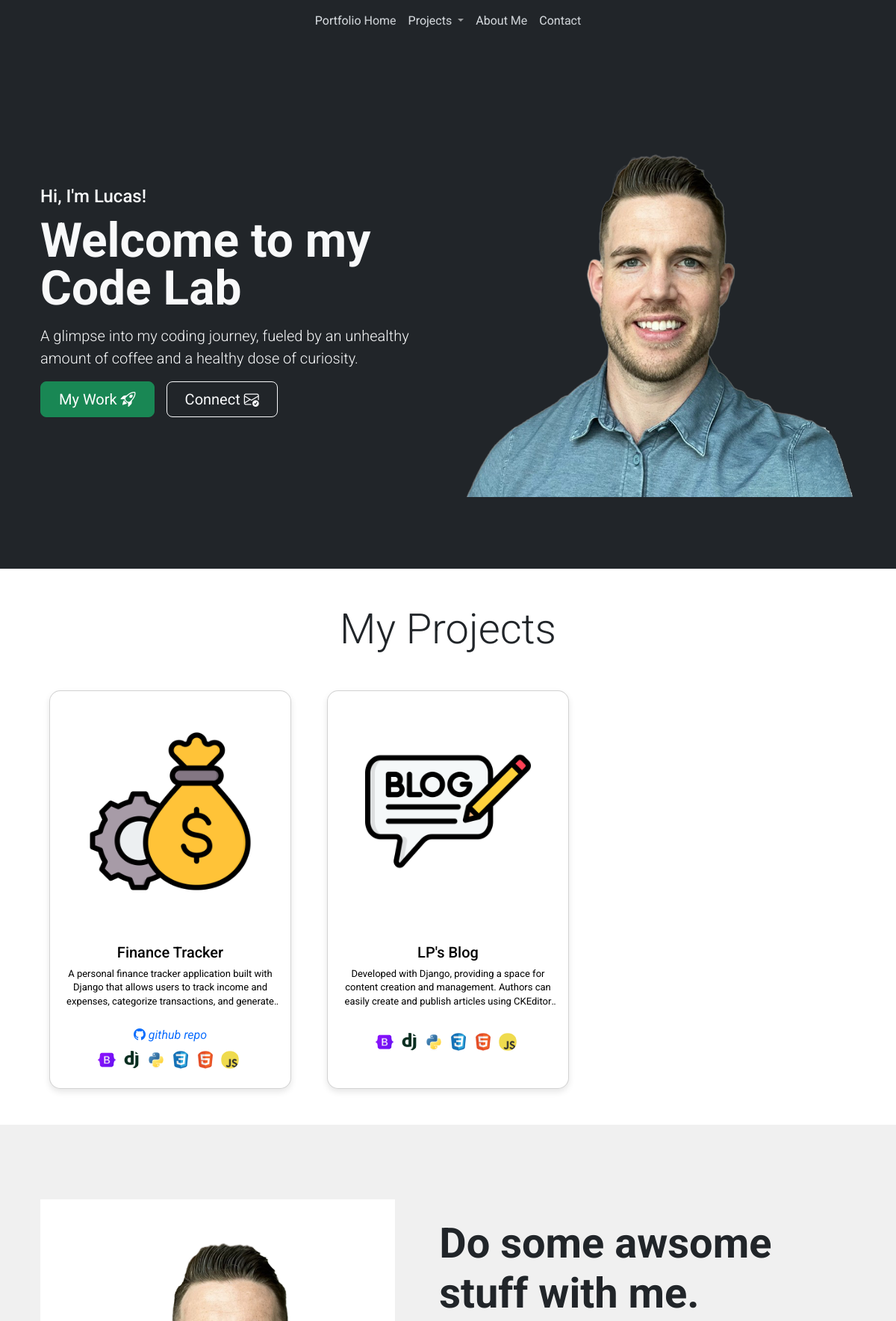
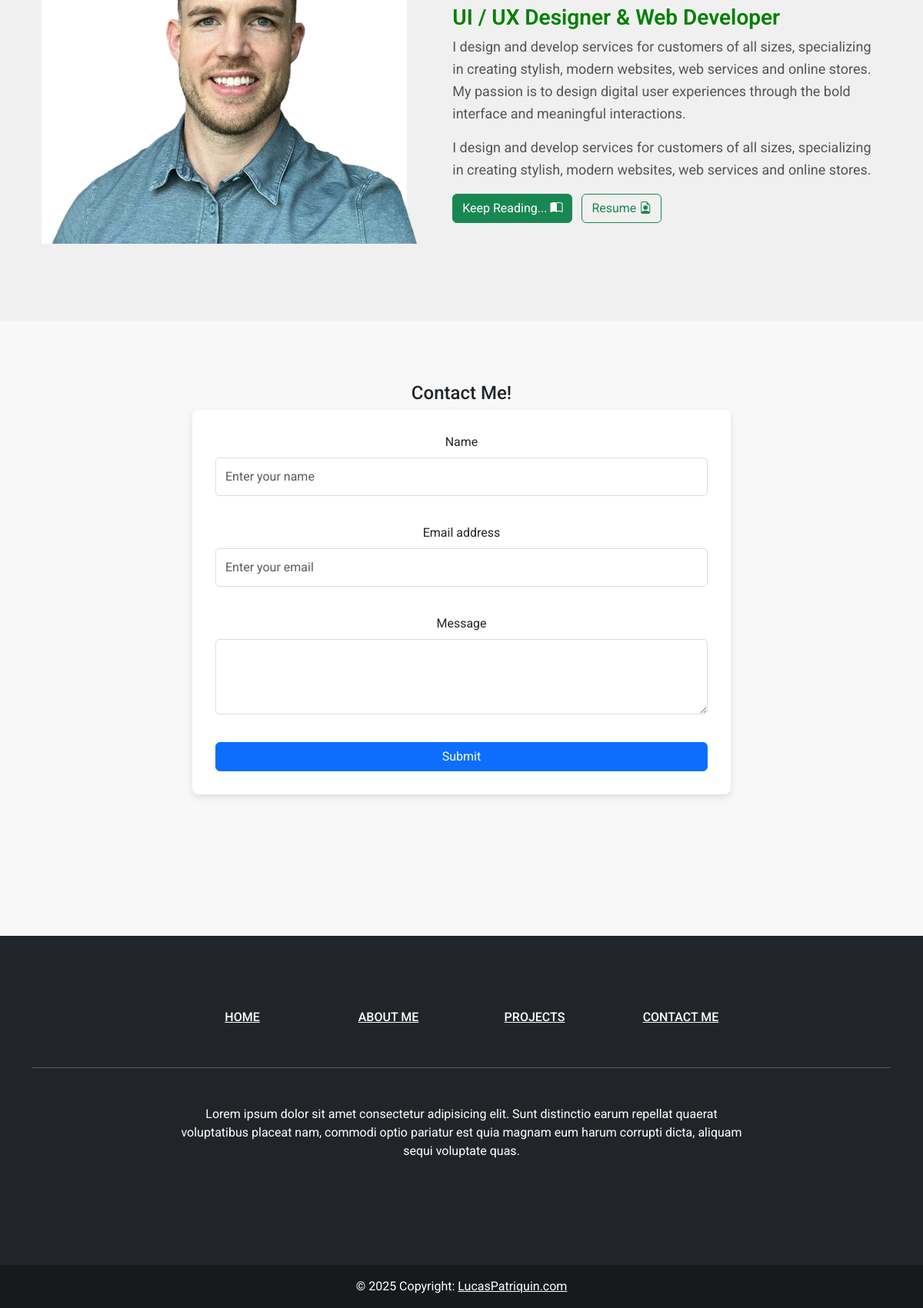
The page / on the database its author committed (2 pictures, top to bottom).
### portfolio/models.py (models this page shows, shortened)
class Project(models.Model):
    title = models.CharField(max_length=200)
    description = models.TextField()
    image = models.ImageField(upload_to='project_images/', blank=True, null=True)
    github = models.URLField(blank=True, null=True)
    technologies = models.ManyToManyField(Technology, blank=True, help_text="Technology used in this project")
    TYPES = (
        ('FINANCE', 'Fiinance Tracker'),
        ('BLOG', 'Personal Blog'),
        ('WORKER_MANAGEMENT', 'Contract Worker Management'),
        ('PORTFOLIO_SITE', 'Portfolio Site'),
        ('OTHER', 'Other')
        )
    type = models.CharField(max_length=50,
                  choices=TYPES,
                  default="OTHER")

class Technology(models.Model):
    name = models.CharField(max_length=100, unique=True, help_text="Name of the technology (e.g., Python, Django)")
    icon = models.ImageField(upload_to='technology_icons/', blank=True, null=True)
    class Meta:
        verbose_name_plural = "Technologies"

### portfolio/views.py (the view)
# urls.py: path('', views.finance_tracker_home, name='home'),
def home(request):
    projects = Project.objects.all() # Get all prpjects from database
    return render(request, 'portfolio/index.html', {'projects': projects}) # Renders the index.html template and pass the projects to the template

### portfolio/templates/portfolio/index.html (shortened to what this page needs)
{% extends 'portfolio/base.html' %}
{% load static %}
{% block content %}
<header>
    {% include 'portfolio/components/hero_banner.html' %}
</header>
<section id="projects-section">
    {% include 'portfolio/components/project_card.html' %}
</section>
<section id="about-me" class="about-banner">
    {% include 'portfolio/components/about.html' %}
</section>
<section id="contact-me" class="contact-banner">
    {% include 'portfolio/components/contact_form.html' %}
</section>
{% endblock %}

### portfolio/templates/portfolio/components/project_card.html (shortened to what this page needs)
<div class="container mb-5">
        <h1 class="display-4 text-center m-5">My Projects</h1>
        <div class="row row-cols-sm-1 row-cols-md-2 row-cols-lg-3 g-5 mb-4 mx-auto">  {% if projects %}
            {% for project in projects %}
                <div class="col text-center">
                    <div id="project-card" class="card h-100">
                        <a href="{% url 'portfolio:project_redirect' pk=project.pk %}">
                            {% if project.image %}
                                <img id="project-img" src="{{ project.image.url }}" class="card-img-top" alt="{{ project.title }}">
                            {% endif %}
                            <div id="pc-body" class="card-body">
                                <h5 id="pc-title" class="card-title">{{ project.title }}</h5>
                                <p id="project-description" class="card-text">{{ project.description }}</p>
                            </div>
                            <div class="mb-2">
                                {% if project.github %}
                                    <a href="{{ project.github }}" target="blank" class="text-decoration-none">
                                        <i class="bi bi-github"> github repo</i>
                                    </a>
                                {% endif %}
                            </div>
                            <div class="technologies mb-3">
                                {% for technology in project.technologies.all %}
                                    <img src="{{ technology.icon.url }}" alt="{{ technology.name }} icon" title="{{ technology.name }}" class="technology-icon">
                                {% endfor %}
                            </div>
                        </div>
                </div>
            {% endfor %}
        {% else %}
        <p>No projects added yet.</p>
        {% endif %}
    </div>
</div>

### static/css/main.css (style rules this page uses)
body { display: flex; flex-direction: column; margin: 0; font-family: 'Roboto', sans-serif; min-height: 100vh; }
#projects-section { scroll-margin-top: 100px; }
#project-card { display: flex; border-radius: 15px; margin-bottom: 10px; flex-direction: column; align-items: center; text-align: center; box-shadow: 0 4px 8px rgba(0, 0, 0, 0.1); transition: transform 0.3s ease, box-shadow 0.3s ease; }
#project-card a { text-decoration: none; }
#project-img { padding: 50px; }
#pc-body { display: flex; flex-direction: column; align-items: center; text-align: center; }
#pc-title { margin-bottom: 0.5rem; color: black; }
#project-description { margin-bottom: 0.5rem; color: black; font-size: small; }
#pc-body .card-text { overflow: hidden; text-overflow: ellipsis; display: -webkit-box; -webkit-line-clamp: 3; line-clamp: 3; -webkit-box-orient: vertical; line-height: 1.4em; max-height: 4.2em; }
.technology-icon { width: 24px; height: 24px; margin-right: 5px; vertical-align: middle; border-radius: 50%; }
#about-me { scroll-margin-top: 50px; }
.about-banner { min-height: 75vh; padding: 100px 20px; background-color: #f0f0f0; }
#contact-me { scroll-margin-top: 60px; }
.contact-banner { padding: 80px 20px; text-align: center; background-color: #f8f8f8; height: 100vh; }

### rows shown on the page
Project: image (picture), title "Finance Tracker", description "A personal finance tracker application built with Django that allows users to track income and expenses, categorize transactions, and…"
Technology: icon (picture)
Technology: icon (picture)
Technology: icon (picture)
Technology: icon (picture)
Technology: icon (picture)
Technology: icon (picture)
Project: image (picture), title "LP's Blog", description "Developed with Django, providing a space for content creation and management. Authors can easily create and publish articles using…"
